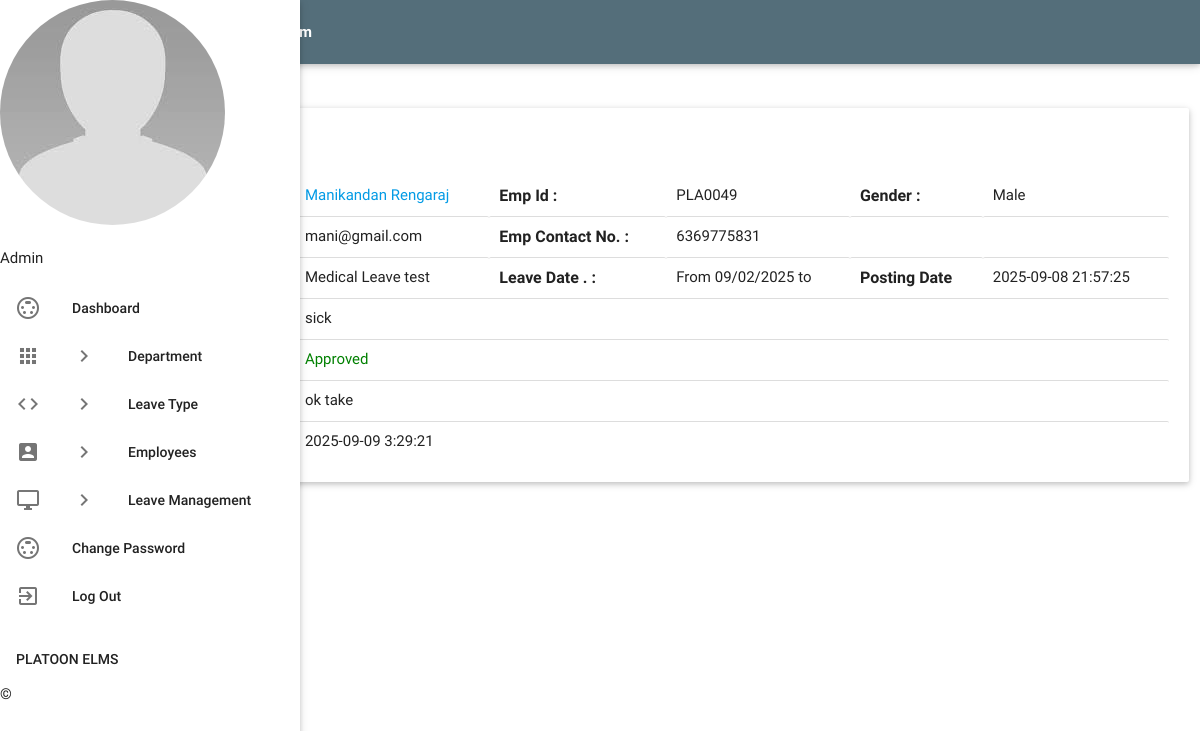
The page /admin/leave-details.php?leaveid=2 (signed in) on the database its author committed.
### tables this page shows
CREATE TABLE `tblleaves` (
  `id` int NOT NULL,
  `LeaveType` varchar(110) NOT NULL,
  `ToDate` varchar(120) NOT NULL,
  `FromDate` varchar(120) NOT NULL,
  `Description` mediumtext NOT NULL,
  `PostingDate` timestamp NOT NULL DEFAULT CURRENT_TIMESTAMP,
  `AdminRemark` mediumtext,
  `AdminRemarkDate` varchar(120) DEFAULT NULL,
  `Status` int NOT NULL,
  `IsRead` int NOT NULL,
  `empid` int DEFAULT NULL
);

CREATE TABLE `tblemployees` (
  `id` int NOT NULL,
  `EmpId` varchar(100) NOT NULL,
  `FirstName` varchar(150) NOT NULL,
  `LastName` varchar(150) NOT NULL,
  `EmailId` varchar(200) NOT NULL,
  `Password` text NOT NULL,
  `Gender` varchar(100) NOT NULL,
  `Dob` varchar(100) NOT NULL,
  `Department` varchar(255) NOT NULL,
  `Address` varchar(255) NOT NULL,
  `City` varchar(200) NOT NULL,
  `Country` varchar(150) NOT NULL,
  `Phonenumber` char(11) NOT NULL,
  `Status` int NOT NULL,
  `RegDate` timestamp NOT NULL DEFAULT CURRENT_TIMESTAMP
);

### admin/leave-details.php (the view, shortened to what this page needs)
<?php
include('includes/config.php');
if(strlen($_SESSION['alogin'])==0)
    {
header('location:index.php');
}
else{
 ?>
<!DOCTYPE html>
<html lang="en">
    <head>
        <link type="text/css" rel="stylesheet" href="../assets/plugins/materialize/css/materialize.min.css"/>
        <link type="text/css" rel="stylesheet" href="../assets/plugins/materialize/css/materialize.css"/>
        <link href="../assets/plugins/material-preloader/css/materialPreloader.min.css" rel="stylesheet">
        <link href="../assets/plugins/datatables/css/jquery.dataTables.min.css" rel="stylesheet">
                <link href="../assets/plugins/google-code-prettify/prettify.css" rel="stylesheet" type="text/css"/>
        <link href="../assets/css/alpha.min.css" rel="stylesheet" type="text/css"/>
        <link href="../assets/css/custom.css" rel="stylesheet" type="text/css"/>
        <link href="../assets/css/style.css" rel="stylesheet" type="text/css"/>
    </head>
    <body>
       <?php include('includes/header.php');?>
       <?php include('includes/sidebar.php');?>
            <main class="mn-inner">
                <div class="row">
                    <div class="col s12">
                        <div class="page-title" style="font-size:24px;">Leave Details</div>
                    </div>
                    <div class="col s12 m12 l12">
                        <div class="card">
                            <div class="card-content">
                                <span class="card-title">Leave Details</span>
                                <table id="example" class="display responsive-table ">
                                    <tbody>
<?php
$lid=intval($_GET['leaveid']);
$sql = "SELECT tblleaves.id as lid,tblemployees.FirstName,tblemployees.LastName,tblemployees.EmpId,tblemployees.id,tblemployees.Gender,tblemployees.Phonenumber,tblemployees.EmailId,tblleaves.LeaveType,tblleaves.ToDate,tblleaves.FromDate,tblleaves.Description,tblleaves.PostingDate,tblleaves.Status,tblleaves.AdminRemark,tblleaves.AdminRemarkDate from tblleaves join tblemployees on tblleaves.empid=tblemployees.id where tblleaves.id=:lid";
$query = $dbh -> prepare($sql);
$query->bindParam(':lid',$lid,PDO::PARAM_STR);
$query->execute();
$results=$query->fetchAll(PDO::FETCH_OBJ);
$cnt=1;
if($query->rowCount() > 0)
{
foreach($results as $result)
{
      ?>
                                        <tr>
                                            <td style="font-size:16px;"> <b>Employe Name :</b></td>
                                              <td><a href="editemployee.php?empid=<?php echo htmlentities($result->id);?>" target="_blank">
                                                <?php echo htmlentities($result->FirstName." ".$result->LastName);?></a></td>
                                              <td style="font-size:16px;"><b>Emp Id :</b></td>
                                              <td><?php echo htmlentities($result->EmpId);?></td>
                                              <td style="font-size:16px;"><b>Gender :</b></td>
                                              <td><?php echo htmlentities($result->Gender);?></td>
                                          </tr>
                                          <tr>
                                             <td style="font-size:16px;"><b>Emp Email id :</b></td>
                                            <td><?php echo htmlentities($result->EmailId);?></td>
                                             <td style="font-size:16px;"><b>Emp Contact No. :</b></td>
                                            <td><?php echo htmlentities($result->Phonenumber);?></td>
                                            <td>&nbsp;</td>
                                             <td>&nbsp;</td>
                                        </tr>
  <tr>
                                             <td style="font-size:16px;"><b>Leave Type :</b></td>
                                            <td><?php echo htmlentities($result->LeaveType);?></td>
                                             <td style="font-size:16px;"><b>Leave Date . :</b></td>
                                            <td>From <?php echo htmlentities($result->FromDate);?> to <?php echo htmlentities($result->ToDate);?></td>
                                            <td style="font-size:16px;"><b>Posting Date</b></td>
                                           <td><?php echo htmlentities($result->PostingDate);?></td>
                                        </tr>
<tr>
                                             <td style="font-size:16px;"><b>Employe Leave Description : </b></td>
                                            <td colspan="5"><?php echo htmlentities($result->Description);?></td>
                                        </tr>
<tr>
<td style="font-size:16px;"><b>leave Status :</b></td>
<td colspan="5"><?php $stats=$result->Status;
if($stats==1){
?>
<span style="color: green">Approved</span>
 <?php } if($stats==2)  { ?>
<span style="color: red">Not Approved</span>
<?php } if($stats==0)  { ?>
 <span style="color: blue">waiting for approval</span>
 <?php } ?>
</td>
</tr>
<tr>
<td style="font-size:16px;"><b>Admin Remark: </b></td>
<td colspan="5"><?php
if($result->AdminRemark==""){
  echo "waiting for Approval";
}
else{
echo htmlentities($result->AdminRemark);
}
?></td>
 </tr>
 <tr>
<td style="font-size:16px;"><b>Admin Action taken date : </b></td>
<td colspan="5"><?php
if($result->AdminRemarkDate==""){
  echo "NA";
}
else{
echo htmlentities($result->AdminRemarkDate);
}
?></td>
 </tr>
                                         <?php $cnt++;} }?>
                                    </tbody>
                                </table>
                            </div>
                        </div>
                    </div>
                </div>
            </main>
        </div>
    </body>
</html>
<?php } ?>

### rows shown on the page
tblleaves: tblemployees.FirstName+LastName "Manikandan Rengaraj", tblemployees.EmpId "PLA0049", tblemployees.Gender "Male", tblemployees.EmailId "mani@gmail.com", tblemployees.Phonenumber "6369775831", LeaveType "Medical Leave test", FromDate "09/02/2025", PostingDate "2025-09-08 21:57:25", Description "sick", Status "Approved", AdminRemark "ok take", AdminRemarkDate "2025-09-09 3:29:21"
